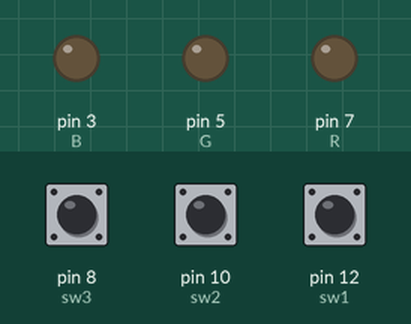
The sketch below on a simulated Arduino Uno, built with avr-gcc and run on an emulated ATmega328P. Parts: output pins drawn as LEDs (lit = HIGH). The test bench sets the inputs (shaded band); at power-on: pin 8 (sw3) HIGH, pin 10 (sw2) HIGH, pin 12 (sw1) HIGH.

Above: at 1.2 s.
1.3 s: pin 8 (sw3) pulled LOW for 0.15 s
At 1.37 s:
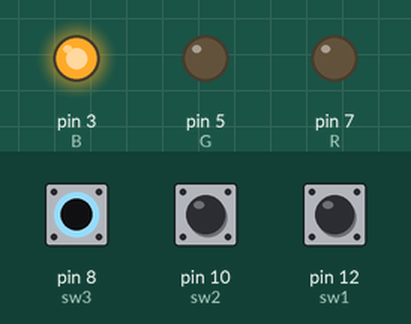
2.9 s: pin 10 (sw2) pulled LOW for 0.15 s
At 2.97 s:
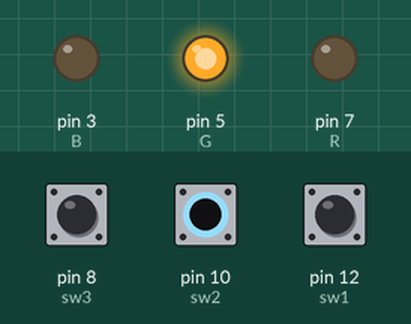
4.5 s: pin 12 (sw1) pulled LOW for 0.15 s
At 4.57 s:
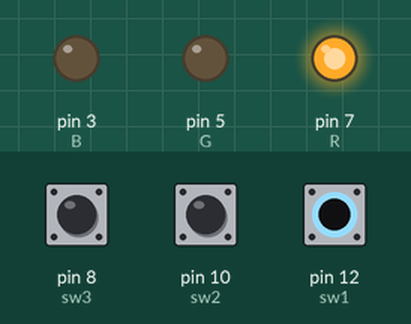
6.1 s: pin 12 (sw1) pulled LOW for 3.2 s
At 10.1 s:
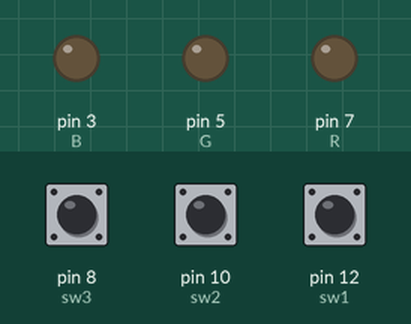
10.8 s: pin 8 (sw3) pulled LOW for 3.2 s
At 11.3 s:
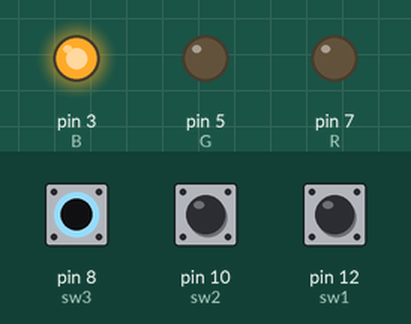
15.5 s: pin 8 (sw3) driven LOW and pin 10 (sw2) driven LOW
At 16.0 s:
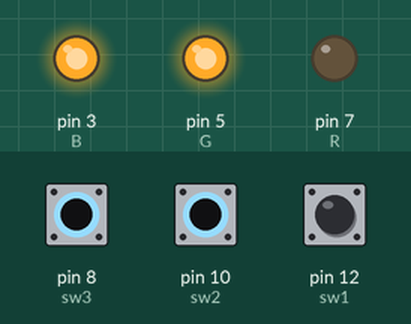
Timing chart, 0 to 18.0 s (numbered marks = the images above; inputs shaded):
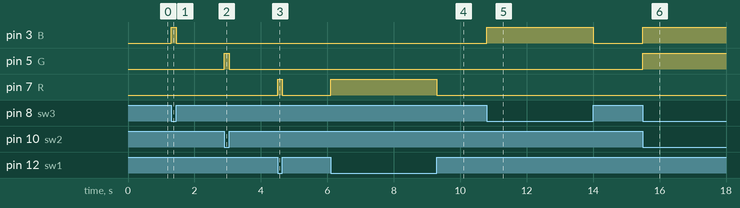

The sketch:

sketch_mar31b.ino
```cpp
int R = 7;
int G = 5;
int B = 3;

int sw1 = 12;
int sw2 = 10;
int sw3 = 8;

void setup() {
  // put your setup code here, to run once:
  pinMode(R, OUTPUT);
  pinMode(G, OUTPUT);
  pinMode(B, OUTPUT);
  pinMode(sw1, INPUT_PULLUP);
  pinMode(sw2, INPUT_PULLUP);
  pinMode(sw3, INPUT_PULLUP);
}

void loop() {
  // put your main code here, to run repeatedly:
  if (digitalRead(sw1) == LOW)
    digitalWrite(R, HIGH);
  else
    digitalWrite(R, LOW);

  if (digitalRead(sw2) == LOW)
    digitalWrite(G, HIGH);
  else
    digitalWrite(G, LOW);

  if (digitalRead(sw3) == LOW)
    digitalWrite(B, HIGH);
  else
    digitalWrite(B, LOW);
}
```

Measured:
- after the input at 1.3 s, pin 3 (B): LOW → HIGH at once, → LOW 0.15 s later
- after the input at 2.9 s, pin 5 (G): LOW → HIGH at once, → LOW 0.15 s later
- after the input at 4.5 s, pin 7 (R): LOW → HIGH at once, → LOW 0.15 s later
- after the input at 6.1 s, pin 7 (R): LOW → HIGH at once, → LOW 3.2 s later
- after the input at 10.8 s, pin 3 (B): LOW → HIGH at once, → LOW 3.2 s later
- after the input at 15.5 s, pin 3 (B), pin 5 (G): LOW → HIGH at once
